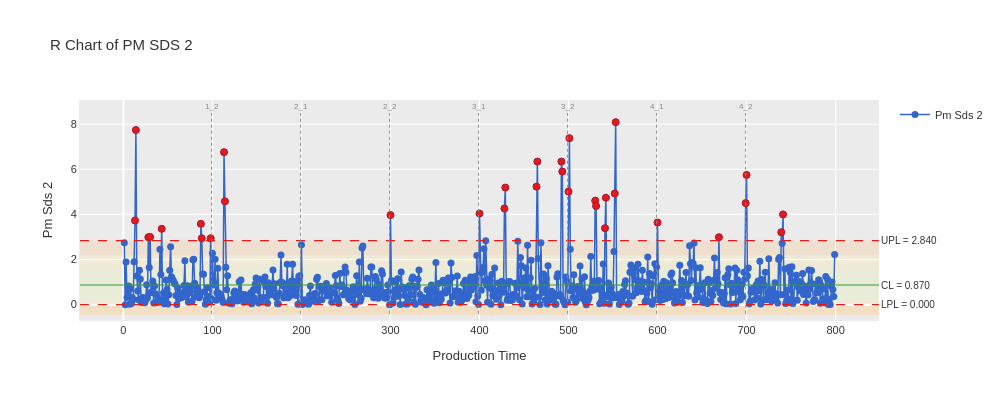

Here is the notebook cell this chart was saved with:
### Code cell
result_pm2_all.plot(chart='R', show_zones=True,template='ggplot').show()

### Figure 1 — Plotly figure (JSON) as saved in the notebook; plotly's stock layout.template omitted (floating-point values rounded to 4 significant figures; data arrays with more than 128 entries replaced by an {"elided": "..."} marker saying what was removed)
{"data": [{"hovertemplate": "%{x}<br>%{y:.3f}<extra></extra>", "line": {"color": "#3366CC", "width": 1.5}, "marker": {"color": "#3366CC", "size": 7}, "mode": "lines+markers", "name": "Pm Sds 2", "type": "scatter", "x": {"elided": "799 int values"}, "y": {"elided": "799 float values"}}, {"hovertemplate": "Beyond Limits<br>%{x}<br>%{y:.3f}<extra></extra>", "marker": {"color": "#E31A1C", "line": {"color": "#B2182B", "width": 1}, "size": 7, "symbol": "circle"}, "mode": "markers", "name": "Beyond Limits", "showlegend": false, "type": "scatter", "x": [13, 14, 28, 30, 43, 87, 88, 98, 113, 114, 300, 400, 428, 429, 464, 465, 492, 493, 500, 501, 530, 531, 541, 542, 552, 553, 600, 669, 699, 700, 739, 741], "y": [3.73, 7.74, 2.99, 3.0, 3.36, 3.58, 2.94, 2.94, 6.76, 4.58, 3.97, 4.04, 4.26, 5.19, 5.23, 6.34, 6.34, 5.9, 5.01, 7.38, 4.61, 4.37, 3.39, 4.74, 4.93, 8.09, 3.64, 2.99, 4.5, 5.75, 3.21, 4.0]}], "layout": {"annotations": [{"font": {"size": 10}, "showarrow": false, "text": "UPL = 2.840", "x": 1, "xanchor": "left", "xref": "x domain", "y": 2.84, "yanchor": "middle", "yref": "y"}, {"font": {"size": 10}, "showarrow": false, "text": "LPL = 0.000", "x": 1, "xanchor": "left", "xref": "x domain", "y": 0, "yanchor": "middle", "yref": "y"}, {"font": {"size": 10}, "showarrow": false, "text": "CL = 0.870", "x": 1, "xanchor": "left", "xref": "x domain", "y": 0.87, "yanchor": "middle", "yref": "y"}, {"font": {"color": "#888888", "size": 8}, "showarrow": false, "text": "1_2", "x": 99, "y": 8.495, "yanchor": "bottom"}, {"font": {"color": "#888888", "size": 8}, "showarrow": false, "text": "2_1", "x": 199, "y": 8.495, "yanchor": "bottom"}, {"font": {"color": "#888888", "size": 8}, "showarrow": false, "text": "2_2", "x": 299, "y": 8.495, "yanchor": "bottom"}, {"font": {"color": "#888888", "size": 8}, "showarrow": false, "text": "3_1", "x": 399, "y": 8.495, "yanchor": "bottom"}, {"font": {"color": "#888888", "size": 8}, "showarrow": false, "text": "3_2", "x": 499, "y": 8.495, "yanchor": "bottom"}, {"font": {"color": "#888888", "size": 8}, "showarrow": false, "text": "4_1", "x": 599, "y": 8.495, "yanchor": "bottom"}, {"font": {"color": "#888888", "size": 8}, "showarrow": false, "text": "4_2", "x": 699, "y": 8.495, "yanchor": "bottom"}], "font": {"color": "#333333", "family": "sans-serif", "size": 11}, "height": 400, "hovermode": "x unified", "paper_bgcolor": "white", "plot_bgcolor": "#EBEBEB", "shapes": [{"fillcolor": "#D9EF8B", "layer": "below", "line": {"width": 0}, "opacity": 0.2, "type": "rect", "x0": 0, "x1": 1, "xref": "x domain", "y0": 0.2133, "y1": 1.527, "yref": "y"}, {"fillcolor": "#FEE08B", "layer": "below", "line": {"width": 0}, "opacity": 0.2, "type": "rect", "x0": 0, "x1": 1, "xref": "x domain", "y0": 1.527, "y1": 2.183, "yref": "y"}, {"fillcolor": "#FEE08B", "layer": "below", "line": {"width": 0}, "opacity": 0.2, "type": "rect", "x0": 0, "x1": 1, "xref": "x domain", "y0": -0.4433, "y1": 0.2133, "yref": "y"}, {"fillcolor": "#FDAE61", "layer": "below", "line": {"width": 0}, "opacity": 0.2, "type": "rect", "x0": 0, "x1": 1, "xref": "x domain", "y0": 2.183, "y1": 2.84, "yref": "y"}, {"fillcolor": "#FDAE61", "layer": "below", "line": {"width": 0}, "opacity": 0.2, "type": "rect", "x0": 0, "x1": 1, "xref": "x domain", "y0": 0, "y1": -0.4433, "yref": "y"}, {"line": {"color": "#E31A1C", "dash": "dash", "width": 1.2}, "type": "line", "x0": 0, "x1": 1, "xref": "x domain", "y0": 2.84, "y1": 2.84, "yref": "y"}, {"line": {"color": "#E31A1C", "dash": "dash", "width": 1.2}, "type": "line", "x0": 0, "x1": 1, "xref": "x domain", "y0": 0, "y1": 0, "yref": "y"}, {"line": {"color": "#33A02C", "width": 1.2}, "type": "line", "x0": 0, "x1": 1, "xref": "x domain", "y0": 0.87, "y1": 0.87, "yref": "y"}, {"line": {"color": "#888888", "dash": "dot", "width": 1}, "type": "line", "x0": 99, "x1": 99, "y0": -0.4045, "y1": 8.495}, {"line": {"color": "#888888", "dash": "dot", "width": 1}, "type": "line", "x0": 199, "x1": 199, "y0": -0.4045, "y1": 8.495}, {"line": {"color": "#888888", "dash": "dot", "width": 1}, "type": "line", "x0": 299, "x1": 299, "y0": -0.4045, "y1": 8.495}, {"line": {"color": "#888888", "dash": "dot", "width": 1}, "type": "line", "x0": 399, "x1": 399, "y0": -0.4045, "y1": 8.495}, {"line": {"color": "#888888", "dash": "dot", "width": 1}, "type": "line", "x0": 499, "x1": 499, "y0": -0.4045, "y1": 8.495}, {"line": {"color": "#888888", "dash": "dot", "width": 1}, "type": "line", "x0": 599, "x1": 599, "y0": -0.4045, "y1": 8.495}, {"line": {"color": "#888888", "dash": "dot", "width": 1}, "type": "line", "x0": 699, "x1": 699, "y0": -0.4045, "y1": 8.495}], "showlegend": true, "title": {"text": "R Chart of PM SDS 2"}, "width": 1000, "xaxis": {"gridcolor": "white", "gridwidth": 1, "linecolor": "#EBEBEB", "linewidth": 1, "showgrid": true, "showline": true, "title": {"text": "Production Time"}}, "yaxis": {"gridcolor": "white", "gridwidth": 1, "linecolor": "#EBEBEB", "linewidth": 1, "showgrid": true, "showline": true, "title": {"text": "Pm Sds 2"}}}}
